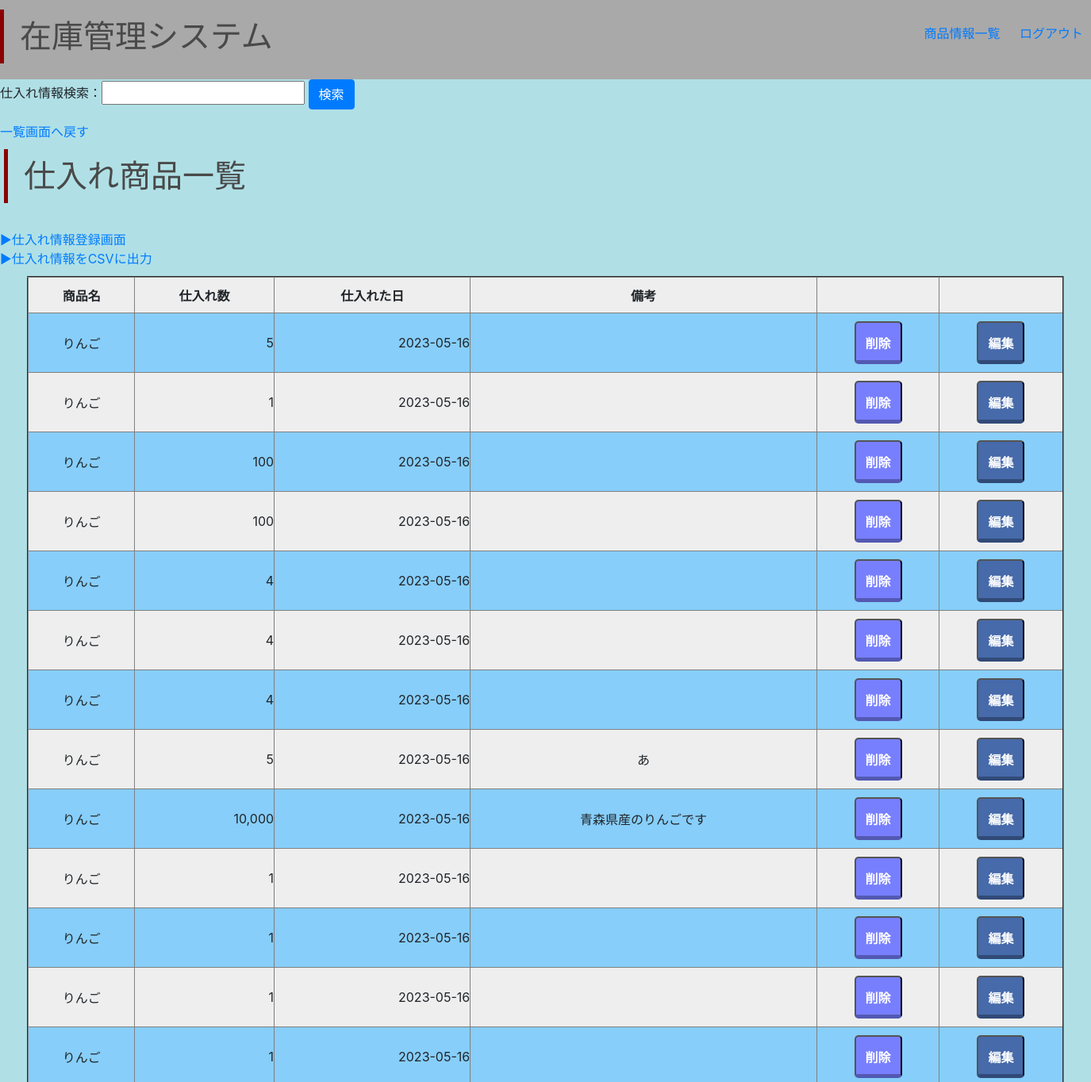
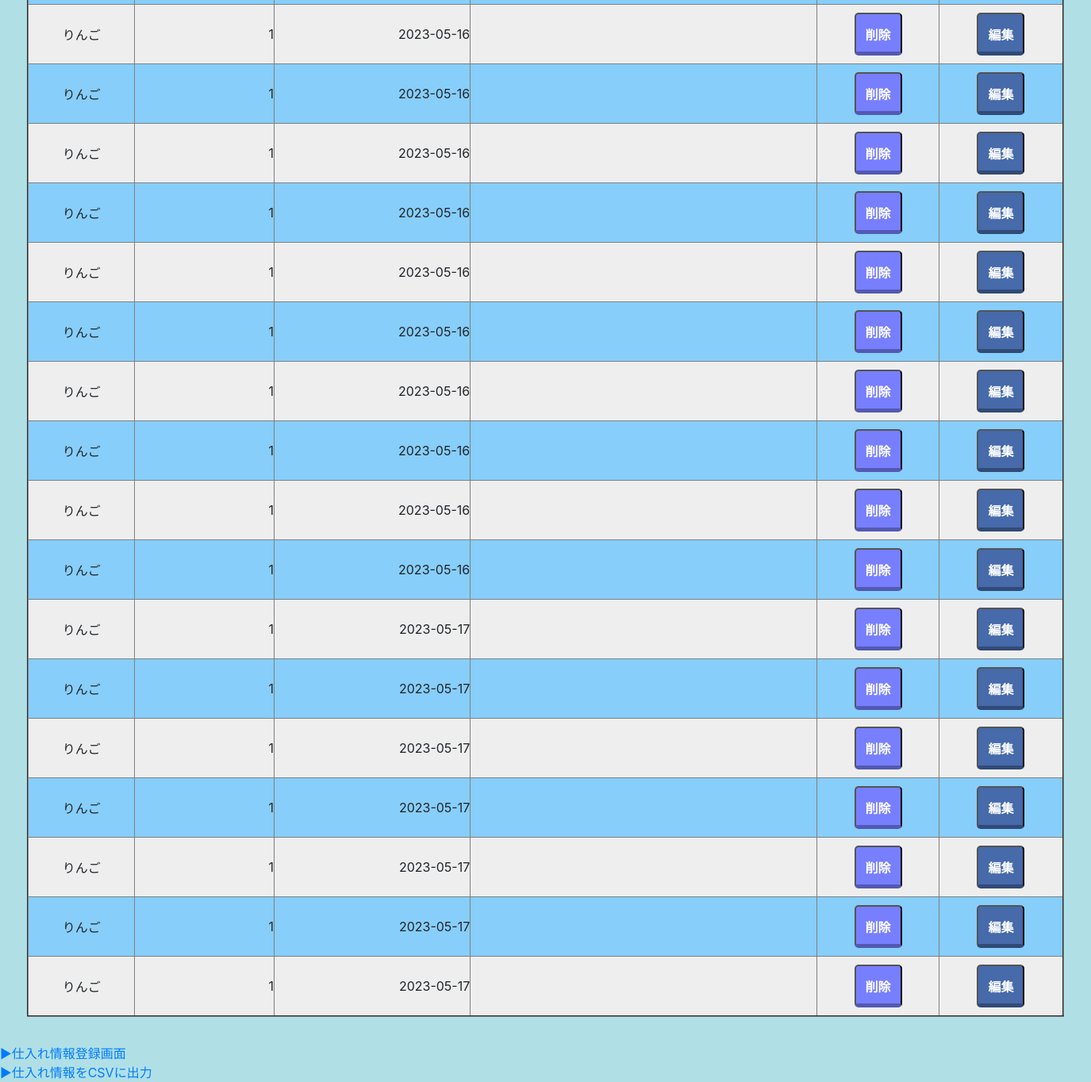
The page /purchases/purchase_list.php?purchase_name=りんご on the database its author committed (2 pictures, top to bottom).
### tables this page shows
CREATE TABLE `products` (
  `id` int(11) NOT NULL,
  `name` varchar(100) NOT NULL,
  `stock` int(11) NOT NULL DEFAULT 0,
  `price` int(11) NOT NULL DEFAULT 0,
  `flg_delete` tinyint(1) NOT NULL
);

CREATE TABLE `purchases` (
  `purchase_id` int(11) NOT NULL,
  `product_id` int(11) NOT NULL,
  `quantity` int(11) NOT NULL,
  `DATE` date NOT NULL,
  `note` text DEFAULT NULL,
  `flg_delete_purchase` tinyint(1) NOT NULL
);

### purchases/purchase_list.php (the view, shortened to what this page needs)
<?php
require_once("../database/db_connection.php");
if(!empty($_GET["purchase_name"])) {
    $res = selectPurchase($_GET["purchase_name"]);
    if($res["result"] === true) {
        $list_display = createTable($res["stmt"]);
    } else {
        $list_display = "<tr><td>仕入れ情報の取得に失敗しました</td></tr>";
    }
}
function createTable($stmt)
{
    $elm = "";
    while($item = $stmt->fetch()) {
        if ($item['flg_delete_purchase'] == 0) {
            $item['name']=htmlentities($item['name'], ENT_QUOTES, "utf-8");
            $item['quantity']=htmlentities(number_format($item['quantity']), ENT_QUOTES, "utf-8");
            $item['DATE']=htmlentities($item['DATE'], ENT_QUOTES, "utf-8");
            $item['note']=htmlentities($item['note'], ENT_QUOTES, "utf-8");
            $tr = "<tr>
                    <td style = 'text-align:center'>{$item['name']}</td>
                    <td style = 'text-align:right;'>{$item['quantity']}</td>
                    <td style = 'text-align:right;'>{$item['DATE']}</td>
                    <td>{$item['note']}</td>
                    <td>
                    <form style='margin: auto;' action='purchase_list.php' method='post' name='delete_form' onclick='return confirm_delete()'>
                        <button class='reset button-shadow' type='submit' name='delete_id' value={$item['purchase_id']}>削除</button>
                    </form>
                    </td>
                    <td>
                    <form style='margin: auto;' action='edit_purchase.php' method='post'>
                        <button class='reset button2-shadow' type='submit' name='edit_id' value={$item['purchase_id']}>編集</button>
                        <input type='hidden' name='product_id' value={$item['product_id']}>
                        <input type='hidden' name='name' value={$item['name']}>
                        <input type='hidden' name='quantity' value={$item['quantity']}>
                        <input type='hidden' name='date' value={$item['DATE']}>
                        <input type='hidden' name='note' value={$item['note']}>
                    </form>
                    </td>
                </tr>";
            $elm .= $tr;
        } elseif($stmt->rowCount() === 1) {
            return "仕入れ商品がありません";
        }
    }
    return $elm;
}
function selectPurchase($purchase_name)
{
    global $dbh;
    $stmt = $dbh->prepare("SELECT * FROM purchases inner join products on purchases.product_id = products.id WHERE name = ?");
    try {
        $ret = $stmt->execute([$purchase_name]);
        if($ret === true) {
            return ["result" => true, "stmt" => $stmt];
        } else {
            return ["result" => false, "stmt" => $stmt];
        }
    } catch(PDOException $e) {
        $e->getMessage();
    }
}
?>
<!DOCTYPE html>
<html lang="ja">
<head>
	<link rel="stylesheet" href="https://cdn.jsdelivr.net/npm/bootstrap@4.5.3/dist/css/bootstrap.min.css"
>
	<link rel="stylesheet" href="https://cdnjs.cloudflare.com/ajax/libs/font-awesome/5.15.3/css/all.min.css">
</head>
<body>
	<form action="" method="GET">
		仕入れ情報検索：<input type="text" name="purchase_name" value="">
		<input type="submit" value="検索" class="btn btn-primary">
	</form>
	<a href="purchase_list.php">一覧画面へ戻す</a>
	<h1 style="margin: 10px auto; width: 1365px;">仕入れ商品一覧</h1>
	<br>
	<a href="./register_purchase.php">▶仕入れ情報登録画面</a>
	<br>
	<a href="./export_purchase.php">▶仕入れ情報をCSVに出力</a>
	<table style="margin: 10px auto; width: 1300px auto;" border="2">
		<tr>
			<th>商品名</th>
			<th>仕入れ数</th>
			<th>仕入れた日</th>
			<th>備考</th>
			<th></th>
			<th></th>
		</tr>
		<?php
            print $list_display;
?>
	</table>
	<br>
	<a href="./register_purchase.php">▶仕入れ情報登録画面</a>
	<br>
	<a href="./export_purchase.php">▶仕入れ情報をCSVに出力</a>
</body>
</html>

### css/style.css (style rules this page uses)
header { display: flex; width: 100%; height: 100px; background-color: darkgrey; align-items: center; margin-right: auto; }
.title { margin-right: auto; }
.menu-item { list-style: none; display: inline-block; padding: 10px; }

### purchases/purchase_list.php (style rules this page uses)
h1 { padding: 0.25em 0.5em; color: #494949; background: transparent; border-left: solid 5px #8B0000; }
tr { background-color: #87CEFA; }
body { background-color: #B0E0E6 }
table { width: 95%; border-collapse: collapse; border-spacing: 0; }
table th, table td { padding: 10px 0; text-align: center; }
table tr:nth-child(odd) { background-color: #eee }
.button-shadow { text-align: center; box-sizing: border-box; display: block; max-width: 60px; width: 60%; margin: auto; background: #777fff; color: #fff; font-weight: bold; padding: 13px 10px 10px; border-radius: 5px; border-bottom: 5px solid rgba(0, 0, 0, 0.3); }
.button2-shadow { text-align: center; box-sizing: border-box; display: block; max-width: 60px; width: 60%; margin: auto; background: #466aaa; color: #fff; font-weight: bold; padding: 13px 10px 10px; border-radius: 5px; border-bottom: 5px solid rgba(0, 0, 0, 0.3); }

### rows shown on the page
products: name "りんご りんご りんご りんご りんご りんご りんご りんご りんご りんご りんご りんご りんご りんご りんご りんご りんご りんご りんご りんご りんご りんご りんご りんご りんご りんご りんご りんご りんご りんご"
purchases: quantity "5", DATE "2023-05-16"
purchases: quantity "1", DATE "2023-05-16"
purchases: quantity "100", DATE "2023-05-16"
purchases: quantity "100", DATE "2023-05-16"
purchases: quantity "4", DATE "2023-05-16"
purchases: quantity "4", DATE "2023-05-16"
purchases: quantity "4", DATE "2023-05-16"
purchases: quantity "5", DATE "2023-05-16", note "あ"
purchases: DATE "2023-05-16", note "青森県産のりんごです"
purchases: quantity "1", DATE "2023-05-16"
purchases: quantity "1", DATE "2023-05-16"
purchases: quantity "1", DATE "2023-05-16"
purchases: quantity "1", DATE "2023-05-16"
purchases: quantity "1", DATE "2023-05-16"
purchases: quantity "1", DATE "2023-05-16"
purchases: quantity "1", DATE "2023-05-16"
purchases: quantity "1", DATE "2023-05-16"
purchases: quantity "1", DATE "2023-05-16"
purchases: quantity "1", DATE "2023-05-16"
purchases: quantity "1", DATE "2023-05-16"
purchases: quantity "1", DATE "2023-05-16"
purchases: quantity "1", DATE "2023-05-16"
purchases: quantity "1", DATE "2023-05-16"
purchases: quantity "1", DATE "2023-05-17"
purchases: quantity "1", DATE "2023-05-17"
purchases: quantity "1", DATE "2023-05-17"
purchases: quantity "1", DATE "2023-05-17"
purchases: quantity "1", DATE "2023-05-17"
purchases: quantity "1", DATE "2023-05-17"
purchases: quantity "1", DATE "2023-05-17"

### other values the page prints
$item['quantity'] "10,000"
